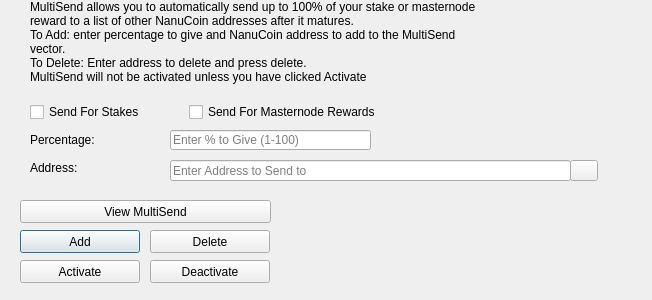
<?xml version="1.0" encoding="UTF-8"?>
<ui version="4.0">
 <class>MultiSendDialog</class>
 <widget class="QDialog" name="MultiSendDialog">
  <property name="windowModality">
   <enum>Qt::NonModal</enum>
  </property>
  <property name="geometry">
   <rect>
    <x>0</x>
    <y>0</y>
    <width>652</width>
    <height>300</height>
   </rect>
  </property>
  <property name="windowTitle">
   <string>MultiSend</string>
  </property>
  <widget class="QLineEdit" name="multiSendPercentEdit">
   <property name="geometry">
    <rect>
     <x>170</x>
     <y>130</y>
     <width>201</width>
     <height>20</height>
    </rect>
   </property>
   <property name="toolTip">
    <string>Enter whole numbers 1 - 100</string>
   </property>
   <property name="placeholderText">
    <string>Enter % to Give (1-100)</string>
   </property>
  </widget>
  <widget class="QLineEdit" name="multiSendAddressEdit">
   <property name="geometry">
    <rect>
     <x>170</x>
     <y>160</y>
     <width>401</width>
     <height>21</height>
    </rect>
   </property>
   <property name="toolTip">
    <string/>
   </property>
   <property name="placeholderText">
    <string>Enter Address to Send to</string>
   </property>
  </widget>
  <widget class="QLabel" name="label_2">
   <property name="geometry">
    <rect>
     <x>30</x>
     <y>0</y>
     <width>451</width>
     <height>121</height>
    </rect>
   </property>
   <property name="lineWidth">
    <number>1</number>
   </property>
   <property name="text">
    <string>MultiSend allows you to automatically send up to 100% of your stake or masternode reward to a list of other NanuCoin addresses after it matures.
To Add: enter percentage to give and NanuCoin address to add to the MultiSend vector.
To Delete: Enter address to delete and press delete.
MultiSend will not be activated unless you have clicked Activate</string>
   </property>
   <property name="alignment">
    <set>Qt::AlignLeading|Qt::AlignLeft|Qt::AlignTop</set>
   </property>
   <property name="wordWrap">
    <bool>true</bool>
   </property>
  </widget>
  <widget class="QLabel" name="message">
   <property name="geometry">
    <rect>
     <x>290</x>
     <y>200</y>
     <width>351</width>
     <height>91</height>
    </rect>
   </property>
   <property name="text">
    <string/>
   </property>
  </widget>
  <widget class="QPushButton" name="addButton">
   <property name="geometry">
    <rect>
     <x>20</x>
     <y>230</y>
     <width>120</width>
     <height>23</height>
    </rect>
   </property>
   <property name="toolTip">
    <string/>
   </property>
   <property name="statusTip">
    <string>Add to MultiSend Vector</string>
   </property>
   <property name="text">
    <string>Add</string>
   </property>
  </widget>
  <widget class="QPushButton" name="disableButton">
   <property name="geometry">
    <rect>
     <x>150</x>
     <y>260</y>
     <width>120</width>
     <height>23</height>
    </rect>
   </property>
   <property name="statusTip">
    <string>Deactivate MultiSend</string>
   </property>
   <property name="text">
    <string>Deactivate</string>
   </property>
  </widget>
  <widget class="QPushButton" name="addressBookButton">
   <property name="geometry">
    <rect>
     <x>570</x>
     <y>160</y>
     <width>28</width>
     <height>21</height>
    </rect>
   </property>
   <property name="toolTip">
    <string>Choose an address from the address book</string>
   </property>
   <property name="text">
    <string/>
   </property>
   <property name="icon">
    <iconset resource="../nanucoin.qrc">
     <normaloff>:/icons/address-book</normaloff>:/icons/address-book</iconset>
   </property>
   <property name="shortcut">
    <string>Alt+A</string>
   </property>
   <property name="autoDefault">
    <bool>false</bool>
   </property>
  </widget>
  <widget class="QLabel" name="label">
   <property name="geometry">
    <rect>
     <x>30</x>
     <y>130</y>
     <width>121</width>
     <height>20</height>
    </rect>
   </property>
   <property name="toolTip">
    <string>Percentage of stake to send</string>
   </property>
   <property name="text">
    <string>Percentage:</string>
   </property>
  </widget>
  <widget class="QLabel" name="label_5">
   <property name="geometry">
    <rect>
     <x>30</x>
     <y>160</y>
     <width>111</width>
     <height>16</height>
    </rect>
   </property>
   <property name="toolTip">
    <string>Address to send portion of stake to</string>
   </property>
   <property name="text">
    <string>Address:</string>
   </property>
  </widget>
  <widget class="QPushButton" name="deleteButton">
   <property name="geometry">
    <rect>
     <x>150</x>
     <y>230</y>
     <width>120</width>
     <height>23</height>
    </rect>
   </property>
   <property name="toolTip">
    <string/>
   </property>
   <property name="statusTip">
    <string>Delete Address From MultiSend Vector</string>
   </property>
   <property name="text">
    <string>Delete</string>
   </property>
  </widget>
  <widget class="QPushButton" name="activateButton">
   <property name="geometry">
    <rect>
     <x>20</x>
     <y>260</y>
     <width>120</width>
     <height>23</height>
    </rect>
   </property>
   <property name="statusTip">
    <string>Activate MultiSend</string>
   </property>
   <property name="text">
    <string>Activate</string>
   </property>
  </widget>
  <widget class="QPushButton" name="viewButton">
   <property name="geometry">
    <rect>
     <x>20</x>
     <y>200</y>
     <width>251</width>
     <height>23</height>
    </rect>
   </property>
   <property name="toolTip">
    <string/>
   </property>
   <property name="statusTip">
    <string>View MultiSend Vector</string>
   </property>
   <property name="text">
    <string>View MultiSend</string>
   </property>
  </widget>
  <widget class="QWidget" name="horizontalLayoutWidget">
   <property name="geometry">
    <rect>
     <x>30</x>
     <y>100</y>
     <width>351</width>
     <height>24</height>
    </rect>
   </property>
   <layout class="QHBoxLayout" name="horizontalLayout">
    <item>
     <widget class="QCheckBox" name="multiSendStakeCheckBox">
      <property name="text">
       <string>Send For Stakes</string>
      </property>
     </widget>
    </item>
    <item>
     <widget class="QCheckBox" name="multiSendMasternodeCheckBox">
      <property name="text">
       <string>Send For Masternode Rewards</string>
      </property>
     </widget>
    </item>
   </layout>
  </widget>
 </widget>
 <resources>
  <include location="../nanucoin.qrc"/>
 </resources>
 <connections/>
</ui>
